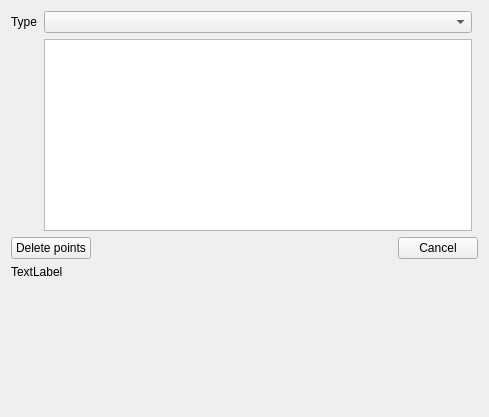
<?xml version="1.0" encoding="UTF-8"?>
<ui version="4.0">
 <class>DialogDeletePoints</class>
 <widget class="QWidget" name="DialogDeletePoints">
  <property name="geometry">
   <rect>
    <x>0</x>
    <y>0</y>
    <width>489</width>
    <height>417</height>
   </rect>
  </property>
  <property name="windowTitle">
   <string>Clipping Boxes Export</string>
  </property>
  <layout class="QGridLayout" name="gridLayout">
   <item row="0" column="1">
    <widget class="QComboBox" name="comboBox_source"/>
   </item>
   <item row="12" column="0" colspan="3">
    <spacer name="verticalSpacer">
     <property name="orientation">
      <enum>Qt::Vertical</enum>
     </property>
     <property name="sizeHint" stdset="0">
      <size>
       <width>0</width>
       <height>0</height>
      </size>
     </property>
    </spacer>
   </item>
   <item row="1" column="1">
    <widget class="QListWidget" name="listWidget_clippingNames"/>
   </item>
   <item row="0" column="0">
    <widget class="QLabel" name="label_type">
     <property name="text">
      <string>Type</string>
     </property>
    </widget>
   </item>
   <item row="9" column="0" colspan="3">
    <widget class="QLabel" name="label_msg">
     <property name="sizePolicy">
      <sizepolicy hsizetype="Ignored" vsizetype="Preferred">
       <horstretch>0</horstretch>
       <verstretch>0</verstretch>
      </sizepolicy>
     </property>
     <property name="text">
      <string>TextLabel</string>
     </property>
     <property name="wordWrap">
      <bool>true</bool>
     </property>
    </widget>
   </item>
   <item row="8" column="0" colspan="3">
    <layout class="QHBoxLayout" name="horizontalLayout">
     <property name="spacing">
      <number>0</number>
     </property>
     <item>
      <widget class="QPushButton" name="pushButton_apply">
       <property name="text">
        <string>Delete points</string>
       </property>
      </widget>
     </item>
     <item>
      <spacer name="horizontalSpacer">
       <property name="orientation">
        <enum>Qt::Horizontal</enum>
       </property>
       <property name="sizeHint" stdset="0">
        <size>
         <width>0</width>
         <height>0</height>
        </size>
       </property>
      </spacer>
     </item>
     <item>
      <widget class="QPushButton" name="pushButton_cancel">
       <property name="text">
        <string>Cancel</string>
       </property>
      </widget>
     </item>
    </layout>
   </item>
  </layout>
 </widget>
 <layoutdefault spacing="6" margin="11"/>
 <tabstops>
  <tabstop>comboBox_source</tabstop>
  <tabstop>listWidget_clippingNames</tabstop>
  <tabstop>pushButton_apply</tabstop>
  <tabstop>pushButton_cancel</tabstop>
 </tabstops>
 <resources>
  <include location="../../../openscantools.qrc"/>
 </resources>
 <connections/>
</ui>
